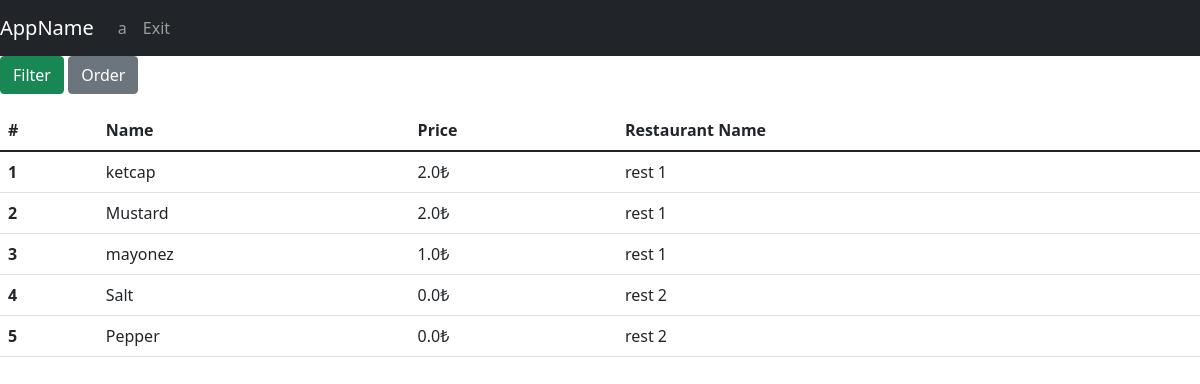
The app's page /extras (signed in) with its own data.
### tables this page shows
CREATE TABLE extra(id INTEGER PRIMARY KEY,name varchar(200), price REAL, restaurantID INTEGER, FOREIGN KEY (restaurantID) REFERENCES restaurant(id));

CREATE TABLE restaurant(id INTEGER PRIMARY KEY, restaurantName varchar(30),address varchar(250),lat Text,lng Text,isOpen binary,averageRating REAL);

### app.py (the view)
@app.route("/extras", methods=["GET", "POST"])
def allExtras():
    with sqlite3.connect(DATABASE) as database:
        cursor = database.cursor()
    if request.method == "POST":
        if 'order' in request.form:
            orderBy = request.form['orderBy']
            if session["isFiltered"] == False:
                command = "SELECT extra.name, extra.price, restaurant.restaurantName " \
                          " FROM extra INNER JOIN restaurant ON extra.restaurantID = restaurant.id ORDER BY "+orderBy
                cursor.execute(command)
                query = cursor.fetchall()
                session["filteredData"]["extras"] = query
            else:
                df = pd.DataFrame(session["filteredData"]["extras"],
                                  columns=['name', 'price', 'restaurantName'])
                df = df.sort_values(by=orderBy)
                session["filteredData"]["extras"] = df.values.tolist()
        if 'filter' in request.form:
            filtered_cols, expected_vals = [], []
            q = ""
            for c in request.form.keys():
                if request.form[c] != '' and request.form[c] != "filter":
                    filtered_cols.append(c)
                    expected_vals.append(request.form[c])
            if len(expected_vals) > 0:
                for index in range(0, len(expected_vals)):
                    q += filtered_cols[index]+" LIKE " + f"'%{expected_vals[index]}%'"
                command = "SELECT extra.name, extra.price, restaurant.restaurantName " \
                          " FROM extra INNER JOIN restaurant ON extra.restaurantID = restaurant.id and "+q+" ORDER BY extra.id desc "
                cursor.execute(command)
                query = cursor.fetchall()
                session["filteredData"]["extras"] = query
            else:
                session["filteredData"] = getAllDbData(toGet=["extras"])
            session["isFiltered"] = True
    else:
        session["filteredData"] = getAllDbData(toGet=["extras"])
        session["isFiltered"] = False
    return render_template("admin/list_operations/list_extras.html", username=session["username"], data=session["filteredData"])

### app.py (called while the page is built)
def getExtras(cursor, limit=None):
    if limit != None:
        cursor.execute("SELECT extra.name, extra.price, restaurant.restaurantName FROM extra INNER JOIN restaurant ON extra.restaurantID = restaurant.id ORDER BY extra.price DESC LIMIT ?",(limit,))
    else:
        cursor.execute("SELECT extra.name, extra.price, restaurant.restaurantName FROM extra INNER JOIN restaurant ON extra.restaurantID = restaurant.id ORDER BY extra.price DESC")
    query = cursor.fetchall()
    return query

def getAllDbData(toGet, limit=None):
    with sqlite3.connect(DATABASE) as database:
        cursor = database.cursor()
    data = {}
    for entity in toGet:
        if entity == "couriers":
            data[entity] = getCouriers(cursor, limit)
        if entity == "users":
            data[entity] = getUsers(cursor, limit)
        if entity == "restaurant":
            data[entity] = getRestaurants(cursor, limit)
        if entity == "menu":
            data[entity] = getMenus(cursor, limit)
        if entity == "orders":
            data[entity] = getOrders(cursor, limit)
        if entity == "reviews":
            data[entity] = getReviews(cursor, limit)
        if entity == "extras":
            data[entity] = getExtras(cursor, limit)
        else:
            pass
    return data

### templates/admin/list_operations/list_extras.html (shortened to what this page needs)
{% extends 'base.html' %}
{% block navbar %}
<nav class="navbar navbar-expand-lg navbar-dark bg-dark">
    <a class="navbar-brand" href="#">AppName</a>
    <div class="collapse navbar-collapse" id="navbarNav">
        <ul class="navbar-nav">
          <li class="nav-item active"><a class="nav-link" href="/">{{username}}</a></li>
          <li class="nav-item active"><a class="nav-link" href="/exit">Exit</a></li>
        </ul>
    </div>
</nav>
{% endblock %}
{% block body %}
<p>
  <a class="btn btn-success" data-toggle="collapse" href="#filter" role="button" aria-expanded="false" aria-controls="filter">Filter</a>
  <button class="btn btn-secondary" type="button" data-toggle="collapse" data-target="#order" aria-expanded="false" aria-controls="order">Order</button>
</p>
<div>
    <table class="table">
      <thead class="thead-dark">
        <tr>
            <th scope="col">#</th>
            <th scope="col">Name</th>
            <th scope="col">Price</th>
            <th scope="col">Restaurant Name</th>
        </tr>
      </thead>
      <tbody>
        {%for i in range(data["extras"]|length)%}
                <tr>
                  <th scope="row">{{ i+1 }}</th>
                  <td>{{ data["extras"][i][0] }}</td>
                  <td>{{ data["extras"][i][1] }}₺</td>
                  <td>{{ data["extras"][i][2] }}</td>
        {%endfor%}
      </tbody>
    </table>
</div>
{% endblock %}

### records on screen
extra: name "ketcap", price "2.0"
restaurant: restaurantName "rest 1" "rest 1" "rest 1"
extra: name "Mustard", price "2.0"
extra: name "mayonez", price "1.0"
extra: name "Salt", price "0.0"
restaurant: restaurantName "rest 2" "rest 2"
extra: name "Pepper", price "0.0"

### other values on screen
{{ username }} "a"
{{ i+1 }} "1" "2" "3" "4" "5"
